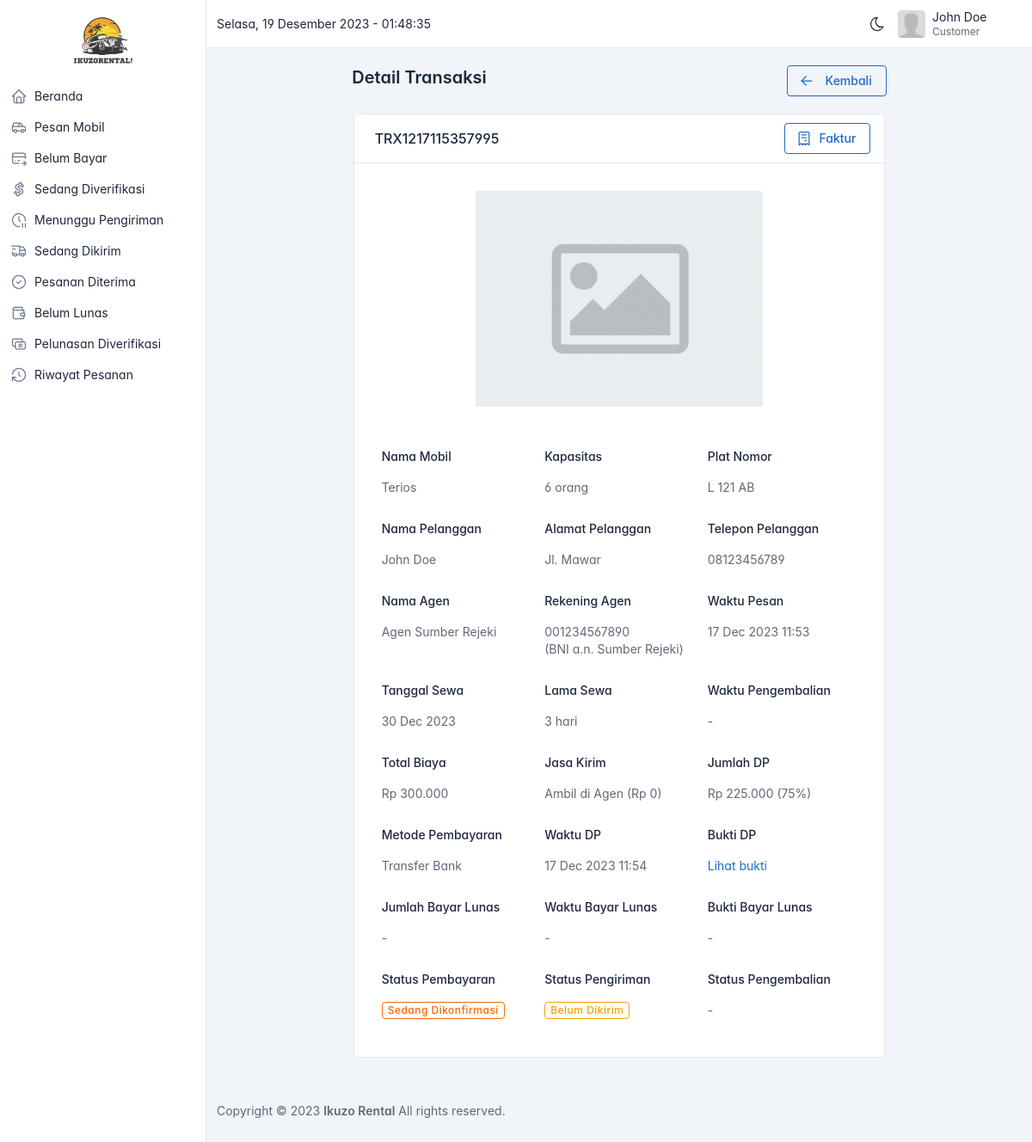
Page /customer/detail-transaksi.php?id=7 (signed in) on the earlier database version.
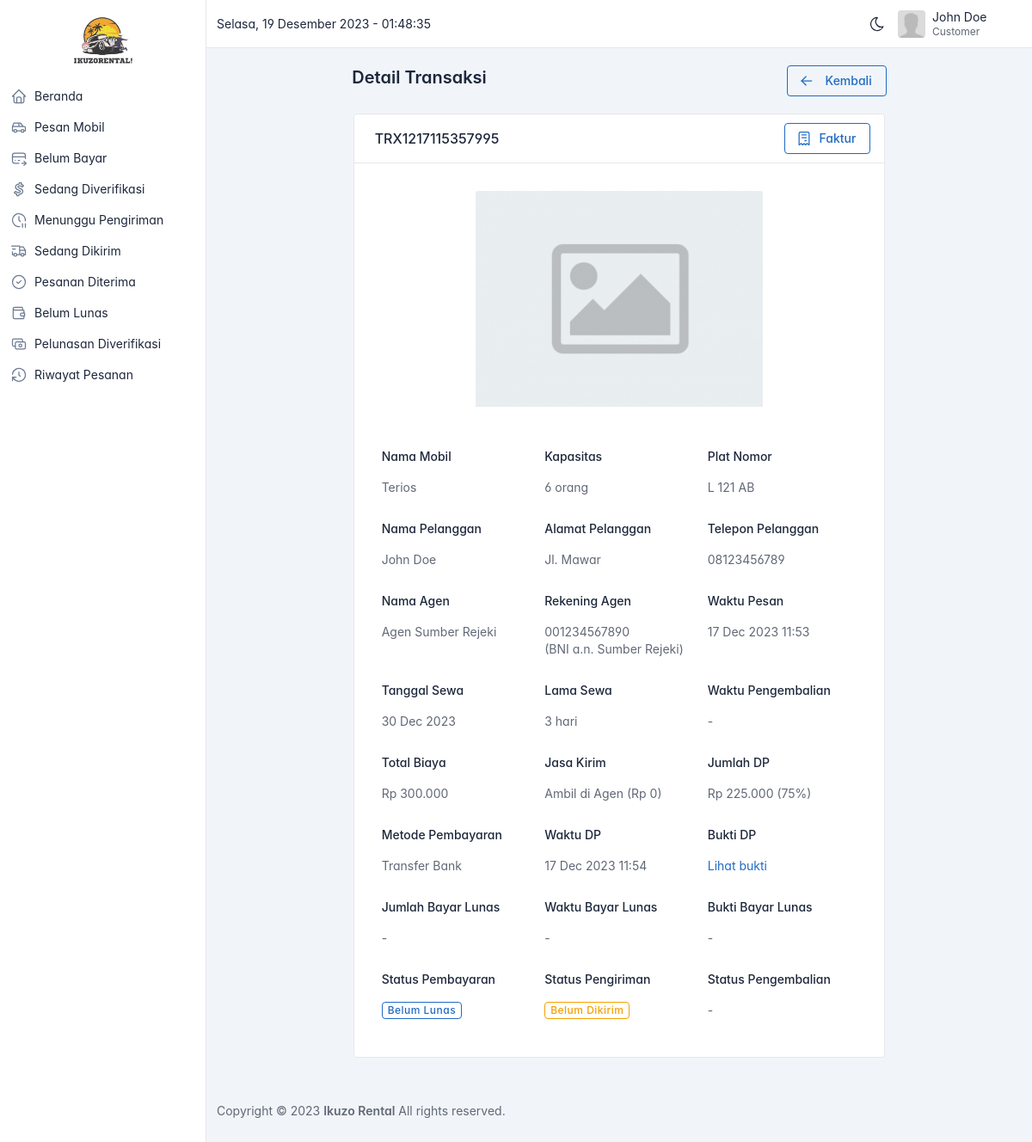
Same page on the later database version.
### tables this page shows
CREATE TABLE `transaksi` (
  `id` bigint(20) UNSIGNED NOT NULL,
  `mobil_id` bigint(20) UNSIGNED NOT NULL,
  `user_id` bigint(20) UNSIGNED NOT NULL,
  `agen_id` bigint(20) UNSIGNED NOT NULL,
  `metode_pembayaran_id` bigint(20) UNSIGNED DEFAULT NULL,
  `status_pembayaran_id` bigint(20) UNSIGNED NOT NULL,
  `status_pengiriman_id` bigint(20) UNSIGNED NOT NULL,
  `status_pengembalian_id` bigint(20) UNSIGNED NOT NULL,
  `jasa_kirim_id` bigint(20) UNSIGNED NOT NULL,
  `denda_id` bigint(20) UNSIGNED DEFAULT NULL,
  `kode_transaksi` varchar(255) NOT NULL,
  `nama_penerima` varchar(255) NOT NULL,
  `alamat_penerima` varchar(255) NOT NULL,
  `no_hp_penerima` varchar(255) NOT NULL,
  `tanggal_sewa` datetime NOT NULL,
  `tanggal_pemesanan` datetime NOT NULL,
  `tanggal_pengembalian` datetime DEFAULT NULL,
  `jumlah_hari` int(11) NOT NULL,
  `total_harga` int(11) NOT NULL,
  `diskon` int(11) DEFAULT NULL,
  `persentase_dp` int(11) DEFAULT NULL,
  `jumlah_dp` int(11) DEFAULT NULL,
  `bukti_dp` varchar(255) DEFAULT NULL,
  `tanggal_dp` datetime DEFAULT NULL,
  `jumlah_bayar_lunas` int(11) DEFAULT NULL,
  `bukti_bayar_lunas` varchar(255) DEFAULT NULL,
  `tanggal_bayar_lunas` datetime DEFAULT NULL
);

CREATE TABLE `mobil` (
  `id` bigint(20) UNSIGNED NOT NULL,
  `agen_id` bigint(20) UNSIGNED NOT NULL,
  `merk_id` bigint(20) UNSIGNED NOT NULL,
  `jenis_id` bigint(20) UNSIGNED NOT NULL,
  `transmisi_id` bigint(20) UNSIGNED NOT NULL,
  `warna_id` bigint(20) UNSIGNED NOT NULL,
  `cc_id` bigint(20) UNSIGNED NOT NULL,
  `tipe_id` bigint(20) UNSIGNED NOT NULL,
  `nama` varchar(255) NOT NULL,
  `plat_nomor` varchar(255) NOT NULL,
  `tahun` varchar(255) DEFAULT NULL,
  `harga` bigint(20) NOT NULL,
  `kapasitas` int(11) NOT NULL,
  `foto` varchar(255) DEFAULT NULL,
  `status` varchar(255) NOT NULL DEFAULT 'available'
);

CREATE TABLE `agen` (
  `id` bigint(20) UNSIGNED NOT NULL,
  `user_id` bigint(20) UNSIGNED NOT NULL,
  `nama` varchar(255) NOT NULL,
  `alamat` varchar(255) DEFAULT NULL,
  `telepon` varchar(255) DEFAULT NULL,
  `no_rekening` varchar(255) DEFAULT NULL,
  `bank` varchar(255) DEFAULT NULL,
  `atas_nama` varchar(255) DEFAULT NULL
);

CREATE TABLE `jasa_kirim` (
  `id` bigint(20) UNSIGNED NOT NULL,
  `nama` varchar(255) NOT NULL,
  `harga` int(11) NOT NULL
);

CREATE TABLE `metode_pembayaran` (
  `id` bigint(20) UNSIGNED NOT NULL,
  `nama` varchar(255) NOT NULL
);

CREATE TABLE `status_pembayaran` (
  `id` bigint(20) UNSIGNED NOT NULL,
  `status_pembayaran` varchar(255) NOT NULL
);

CREATE TABLE `status_pengiriman` (
  `id` bigint(20) UNSIGNED NOT NULL,
  `status_pengiriman` varchar(255) NOT NULL
);

### helper/helpers.php (called while the page is built, shortened)
<?php
function format_rupiah($angka)
{
  $hasil_rupiah = "Rp " . number_format($angka, 0, ',', '.');
  return $hasil_rupiah;
}

### customer/detail-transaksi.php (the view, shortened to what the rows shown need)
<?php
include('partials/header.php');
$id = $_GET['id'];
$qeury = "
  SELECT transaksi.*,
    mobil.nama AS nama_mobil,
    mobil.plat_nomor AS plat_nomor_mobil,
    mobil.kapasitas AS kapasitas_mobil,
    mobil.foto AS foto_mobil,
    jasa_kirim.nama AS nama_jasa_kirim,
    jasa_kirim.harga AS harga_jasa_kirim,
    agen.nama AS nama_agen,
    agen.alamat AS alamat_agen,
    agen.telepon AS telepon_agen,
    agen.no_rekening AS no_rekening_agen,
    agen.bank AS nama_bank_agen,
    agen.atas_nama AS atas_nama_agen,
    metode_pembayaran.nama AS nama_metode_pembayaran,
    status_pembayaran.status_pembayaran AS nama_status_pembayaran,
    status_pengiriman.status_pengiriman AS nama_status_pengiriman,
    status_pengembalian.status_pengembalian AS nama_status_pengembalian,
    denda.nama AS nama_denda,
    denda.tarif AS tarif_denda
  FROM transaksi
  JOIN mobil ON transaksi.mobil_id = mobil.id
  LEFT JOIN jasa_kirim ON transaksi.jasa_kirim_id = jasa_kirim.id
  JOIN agen ON transaksi.agen_id = agen.id
  LEFT JOIN metode_pembayaran ON transaksi.metode_pembayaran_id = metode_pembayaran.id
  JOIN status_pembayaran ON transaksi.status_pembayaran_id = status_pembayaran.id
  JOIN status_pengiriman ON transaksi.status_pengiriman_id = status_pengiriman.id
  JOIN status_pengembalian ON transaksi.status_pengembalian_id = status_pengembalian.id
  LEFT JOIN denda ON transaksi.denda_id = denda.id
  WHERE transaksi.user_id = {$_SESSION['user']['id']} AND transaksi.id = $id
";
$result = mysqli_query($conn, $qeury);
$transaksi = mysqli_fetch_assoc($result);
?>
<div class="page-header d-print-none">
  <div class="container-xl">
    <div class="row g-2 align-items-center justify-content-center">
      <div class="col-12 col-lg-8 col-md-10">
        <div class="row">
          <div class="col">
            <h2 class="page-title">
              Detail Transaksi
            </h2>
          </div>
        </div>
      </div>
    </div>
  </div>
</div>
<div class="page-body">
  <div class="container-xl">
    <div class="row row-cards justify-content-center">
      <div class="col-lg-8 col-md-10">
        <div class="card">
          <div class="card-header">
            <h3 class="card-title"><?= $transaksi['kode_transaksi'] ?></h3>
            <div class="card-actions">
              <a class="btn btn-outline-primary w-100" href="faktur.php?id=<?= $transaksi['id'] ?>">
              </a>
            </div>
          </div>
          <div class="card-body px-4">
            <div class="row">
              <div class="col-md-4 col-6">
                <div class="mb-3">
                  <div class="form-control-plaintext">
                    <div class="text-muted mb-1">
                      <?= $transaksi['nama_mobil'] ?>
                    </div>
                  </div>
                </div>
              </div>
              <div class="col-md-4 col-6">
                <div class="mb-3">
                  <div class="form-control-plaintext">
                    <div class="text-muted mb-1">
                      <?= $transaksi['kapasitas_mobil'] ?> orang
                    </div>
                  </div>
                </div>
              </div>
              <div class="col-md-4 col-6">
                <div class="mb-3">
                  <div class="form-control-plaintext">
                    <div class="text-muted mb-1">
                      <?= $transaksi['plat_nomor_mobil'] ?>
                    </div>
                  </div>
                </div>
              </div>
              <div class="col-md-4 col-6">
                <div class="mb-3">
                  <div class="form-control-plaintext">
                    <div class="text-muted mb-1">
                      <?= $transaksi['nama_penerima'] ?>
                    </div>
                  </div>
                </div>
              </div>
              <div class="col-md-4 col-6">
                <div class="mb-3">
                  <div class="form-control-plaintext">
                    <div class="text-muted mb-1">
                      <?= $transaksi['alamat_penerima'] ?>
                    </div>
                  </div>
                </div>
              </div>
              <div class="col-md-4 col-6">
                <div class="mb-3">
                  <div class="form-control-plaintext">
                    <div class="text-muted mb-1">
                      <?= $transaksi['no_hp_penerima'] ?>
                    </div>
                  </div>
                </div>
              </div>
              <div class="col-md-4 col-6">
                <div class="mb-3">
                  <div class="form-control-plaintext">
                    <div class="text-muted mb-1">
                      <?= $transaksi['nama_agen'] ?>
                    </div>
                  </div>
                </div>
              </div>
              <div class="col-md-4 col-6">
                <div class="mb-3">
                  <div class="form-control-plaintext">
                    <div class="text-muted mb-1">
                      <?= $transaksi['no_rekening_agen'] ?> <br>
                      (<?= $transaksi['nama_bank_agen'] ?> a.n. <?= $transaksi['atas_nama_agen'] ?>)
                    </div>
                  </div>
                </div>
              </div>
              <div class="col-md-4 col-6">
                <div class="mb-3">
                  <div class="form-control-plaintext">
                    <div class="text-muted mb-1">
                      <?= date('d M Y H:i', strtotime($transaksi['tanggal_pemesanan'])) ?>
                    </div>
                  </div>
                </div>
              </div>
              <div class="col-md-4 col-6">
                <div class="mb-3">
                  <div class="form-control-plaintext">
                    <div class="text-muted mb-1">
                      <?= date('d M Y', strtotime($transaksi['tanggal_sewa'])) ?>
                    </div>
                  </div>
                </div>
              </div>
              <div class="col-md-4 col-6">
                <div class="mb-3">
                  <div class="form-control-plaintext">
                    <div class="text-muted mb-1">
                      <?= $transaksi['jumlah_hari'] ?> hari
                    </div>
                  </div>
                </div>
              </div>
              <div class="col-md-4 col-6">
                <div class="mb-3">
                  <div class="form-control-plaintext">
                    <div class="text-muted mb-1">
                      <?= format_rupiah($transaksi['total_harga']) ?>
                    </div>
                  </div>
                </div>
              </div>
              <div class="col-md-4 col-6">
                <div class="mb-3">
                  <div class="form-control-plaintext">
                    <div class="text-muted mb-1">
                      <?= $transaksi['nama_jasa_kirim'] ?> (<?= format_rupiah($transaksi['harga_jasa_kirim']) ?>)
                    </div>
                  </div>
                </div>
              </div>
              <div class="col-md-4 col-6">
                <div class="mb-3">
                  <div class="form-control-plaintext">
                    <div class="text-muted mb-1">
                      <?= format_rupiah($transaksi['jumlah_dp']) ?> (<?= $transaksi['persentase_dp'] ?>%)
                    </div>
                  </div>
                </div>
              </div>
              <div class="col-md-4 col-6">
                <div class="mb-3">
                  <div class="form-control-plaintext">
                    <div class="text-muted mb-1">
                      <?= $transaksi['nama_metode_pembayaran'] ?? '-' ?>
                    </div>
                  </div>
                </div>
              </div>
              <div class="col-md-4 col-6">
                <div class="mb-3">
                  <div class="form-control-plaintext">
                    <div class="text-muted mb-1">
                      <?= $transaksi['tanggal_dp'] ? date('d M Y H:i', strtotime($transaksi['tanggal_dp'])) : '-' ?>
                    </div>
                  </div>
                </div>
              </div>
              <div class="col-md-4 col-6">
                <div class="mb-3">
                  <div class="form-control-plaintext">
                    <div class="text-muted mb-1">
                      <?php if ($transaksi['status_pembayaran_id'] == 1): ?>
                        <span class="badge badge-outline text-yellow">
                          <?= $transaksi['nama_status_pembayaran'] ?>
                        </span>
                      <?php elseif ($transaksi['status_pembayaran_id'] == 2): ?>
                        <span class="badge badge-outline text-orange">
                          <?= $transaksi['nama_status_pembayaran'] ?>
                        </span>
                      <?php elseif ($transaksi['status_pembayaran_id'] == 3): ?>
                        <span class="badge badge-outline text-danger">
                          <?= $transaksi['nama_status_pembayaran'] ?>
                        </span>
                      <?php elseif ($transaksi['status_pembayaran_id'] == 4 && $transaksi['bukti_bayar_lunas'] != null): ?>
                        <span class="badge badge-outline text-orange">
                          Pelunasan Sedang Diverifikasi
                        </span>
                      <?php elseif ($transaksi['status_pembayaran_id'] == 4): ?>
                        <span class="badge badge-outline text-primary">
                          <?= $transaksi['nama_status_pembayaran'] ?>
                        </span>
                      <?php elseif ($transaksi['status_pembayaran_id'] == 5): ?>
                        <span class="badge badge-outline text-success">
                          <?= $transaksi['nama_status_pembayaran'] ?>
                        </span>
                      <?php endif ?>
                    </div>
                  </div>
                </div>
              </div>
              <div class="col-md-4 col-6">
                <div class="mb-3">
                  <div class="form-control-plaintext">
                    <div class="text-muted mb-1">
                      <?php if ($transaksi['status_pengiriman_id'] == 1): ?>
                        <span class="badge badge-outline text-yellow">
                          <?= $transaksi['nama_status_pengiriman'] ?>
                        </span>
                      <?php elseif ($transaksi['status_pengiriman_id'] == 2): ?>
                        <span class="badge badge-outline text-primary">
                          <?= $transaksi['nama_status_pengiriman'] ?>
                        </span>
                      <?php elseif ($transaksi['status_pengiriman_id'] == 3): ?>
                        <span class="badge badge-outline text-success">
                          <?= $transaksi['nama_status_pengiriman'] ?>
                        </span>
                      <?php endif ?>
                    </div>
                  </div>
                </div>
              </div>
            </div>
          </div>
        </div>
      </div>
    </div>
  </div>
</div>
<?php include('partials/footer.php') ?>

Differences in the rows shown:
changed transaksi "TRX1217115357995": status_pembayaran_id 2 → 4 (drawn); status_pembayaran.status_pembayaran "Sedang Dikonfirmasi" → "Belum Lunas"
